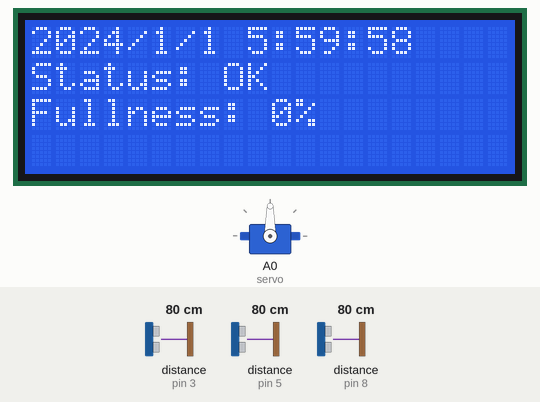
Recording of a sketch running on a simulated Arduino Uno, built with avr-gcc and run on an emulated ATmega328P. On the bench: 20×4 character LCD, servo. Wiring (inferred from the names in the program): 3 × ultrasonic range finder: trigger pin 2, echo pin 3 / trigger pin 4, echo pin 5 / trigger pin 9, echo pin 8. The test bench sets the inputs (shaded band); at power-on: distance to the obstacle (sensors on pin 8, pin 5, pin 3) 80 cm. The echo pulse lasts 58.3 µs per cm; the local clock reads 2024-03-15 10:24:30 at power-on unless the sketch sets it; what the sketch prints to the serial monitor is not drawn.

Above: at 4.2 s.
4.3 s: distance to the obstacle (sensor on pin 8) set to 9 cm
At 8.7 s:
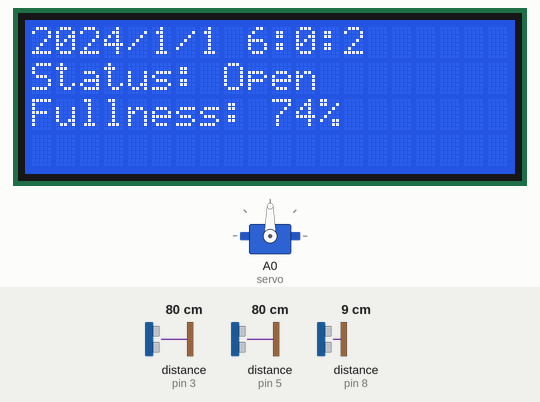
10.3 s: distance to the obstacle (sensor on pin 5) set to 120 cm
13.3 s: distance to the obstacle (sensor on pin 8) set to 2 cm
At 14.6 s:
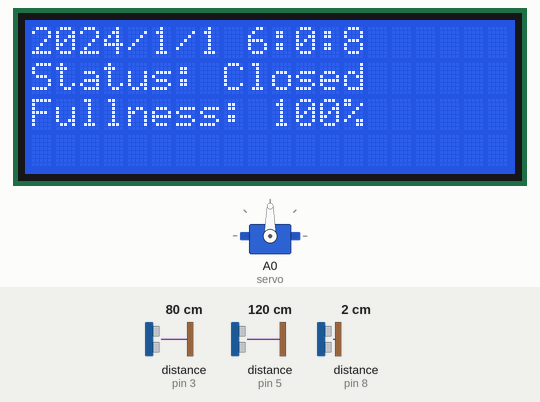
16.3 s: distance to the obstacle (sensor on pin 8) set to 18 cm
At 19.6 s:
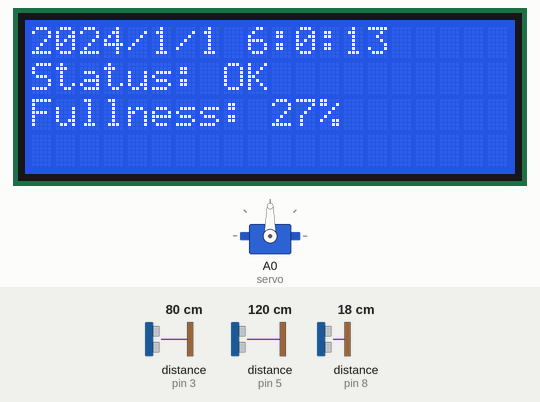
Timing chart, 0 to 21.1 s (numbered marks = the images above; inputs shaded):
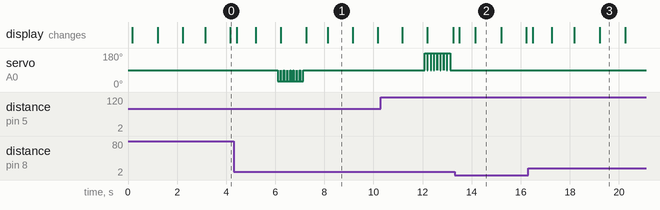

The sketch:

Final_Project_3.ino
```cpp
#include <Wire.h>
#include <RTClib.h>
#include <Servo.h>
#include <LiquidCrystal_I2C.h>

// Feeding time variables
const int morningFeedingHour = 6;
const int morningFeedingMinute = 0;
const int eveningFeedingHour = 18;
const int eveningFeedingMinute = 0;

// Servo timing variables
const int servoStart = 0; // Time in seconds after which servo starts moving
const int servoStop = 6;  // Time in seconds after which servo stops moving
const int servoDelay = 2; // Time in seconds which servo moves

// Ultrasonic sensor pins for three sensors
const int triggerPin1 = 2;
const int echoPin1 = 3;
const int triggerPin2 = 4; // New pins for the second sensor
const int echoPin2 = 5;
const int triggerPin3 = 9; // New pins for the third sensor
const int echoPin3 = 8;

// Constants for tank dimensions
const int tankDepth = 22; // Depth of the tank in centimeters
const int maxDistance = 200; // Maximum distance before displaying "OVERLOAD"

// Variables for calculating fullness percentage
long duration1, duration2, duration3;
float distance1, distance2, distance3, averageDistance;
int fullnessPercentage;

// Status message variable
String statusMessage;

// LCD configuration
const int lcdAddress = 0x27;  // Change this address to match your module
const int lcdColumns = 20;
const int lcdRows = 4;
// Initialize the LCD object
LiquidCrystal_I2C lcd(lcdAddress, lcdColumns, lcdRows);

RTC_DS3231 rtc;
Servo servo;

void setup() {
  Serial.begin(9600);
  Wire.begin();

  if (!rtc.begin()) {
    Serial.println("Couldn't find RTC");
    while (1);
  }

  lcd.init();  // Initialize the LCD
  lcd.backlight();  // Turn on the backlight

  servo.attach(A0);  // Attach the servo on analog pin A0
  servo.write(90); // Start with the servo at neutral position

  // Set the RTC to a specific date and time (only once, then comment it out)
  rtc.adjust(DateTime(2024, 1, 1, 5, 59, 54));

  // Set the trigger and echo pins as output and input respectively for all sensors
  pinMode(triggerPin1, OUTPUT);
  pinMode(echoPin1, INPUT);
  pinMode(triggerPin2, OUTPUT);
  pinMode(echoPin2, INPUT);
  pinMode(triggerPin3, OUTPUT);
  pinMode(echoPin3, INPUT);
}

void loop() {
  DateTime now = rtc.now();
  // Measure distance for each sensor
  distance1 = measureDistance(triggerPin1, echoPin1);
  distance2 = measureDistance(triggerPin2, echoPin2);
  distance3 = measureDistance(triggerPin3, echoPin3);

  // Calculate the average distance
  averageDistance = distance3;

  // Check if the average distance exceeds the maximum distance
  if (averageDistance > maxDistance) {
    // Display "OVERLOAD"
    statusMessage = "OVERLOAD";
  } else {
    // Calculate the percentage of fullness
    fullnessPercentage = map(averageDistance, 3, tankDepth, 100, 0);
    fullnessPercentage = constrain(fullnessPercentage, 0, 100);
    statusMessage = "OK";

  // Check if it's morning or evening feeding time and not already triggered
  if ((now.hour() == morningFeedingHour && now.minute() == morningFeedingMinute) ||
      (now.hour() == eveningFeedingHour && now.minute() == eveningFeedingMinute)) {
    handleFeeding(now);
  }

  // Check if it's morning feeding time and not already triggered
  if (now.hour() == morningFeedingHour && now.minute() == morningFeedingMinute) {
    handleFeeding(now);
  }

  // Check if it's evening feeding time and not already triggered
  if (now.hour() == eveningFeedingHour && now.minute() == eveningFeedingMinute) {
    handleFeeding(now);
  }


  // Print time to Serial Monitor
  Serial.print(now.year());
  Serial.print('/');
  Serial.print(now.month());
  Serial.print('/');
  Serial.print(now.day());
  Serial.print(" ");
  Serial.print(now.hour());
  Serial.print(':');
  Serial.print(now.minute());
  Serial.print(':');
  Serial.print(now.second());
  Serial.println();

  // Print the fullness percentage, average distance, and status to the serial monitor
  Serial.print("Fullness: ");
  Serial.print(fullnessPercentage);
  Serial.println("%");
  Serial.print("Average: ");
  Serial.print(averageDistance);
  Serial.print(" cm ");
  Serial.print("Distance1: ");
  Serial.print(distance1);
  Serial.print(" cm ");
  Serial.print("Distance2: ");
  Serial.print(distance2);
  Serial.print(" cm ");
  Serial.print("Distance3: ");
  Serial.print(distance3);
  Serial.println(" cm ");

  // Display time on LCD
  lcd.clear();
  lcd.setCursor(0, 0);
  lcd.print(now.year());
  lcd.print("/");
  lcd.print(now.month());
  lcd.print("/");
  lcd.print(now.day());
  lcd.print(" ");
  lcd.print(now.hour());
  lcd.print(":");
  lcd.print(now.minute());
  lcd.print(":");
  lcd.print(now.second());

  // Print status to Serial Monitor
  Serial.print("Status: ");
  Serial.println(statusMessage);

  // Display the status on the LCD
  lcd.setCursor(0, 1);
  lcd.print("Status: ");
  lcd.print(statusMessage);

  // Display the percentage and status on the LCD
  lcd.setCursor(0, 2);
  lcd.print("Fullness: ");
  lcd.print(fullnessPercentage);
  lcd.print("%");
  }

  servo.write(90);  // Stop servo movement

}

void handleFeeding(DateTime now) {
  if (now.second() == servoStart) {
    servo.write(30);  // Move servo a bit clockwise
    statusMessage = "Moving";
  } else if (now.second() == servoStart + servoDelay) {
    servo.write(90);  // Stop servo movement
    statusMessage = "Open";
  } else if (now.second() == servoStop) {
    servo.write(330);  // Move servo a bit counterclockwise
    statusMessage = "Moving";
  } else if (now.second() == servoStop + servoDelay) {
    servo.write(90);  // Stop servo movement
    statusMessage = "Closed";
  }
}

float measureDistance(int triggerPin, int echoPin) {
  // Clear the trigger pin
  digitalWrite(triggerPin, LOW);
  delayMicroseconds(2);

  // Activate the trigger pulse
  digitalWrite(triggerPin, HIGH);
  delayMicroseconds(10);
  digitalWrite(triggerPin, LOW);

  // Measure the duration of the echo pulse
  long duration = pulseIn(echoPin, HIGH);

  // Calculate the distance
  float distance = duration * 0.034 / 2.0;
  return distance;
}
```

Measured:
- what the display in image 1 shows lasts 1.1 s, from 8.1 s to 9.2 s
- what the display in image 2 shows lasts 1.1 s, from 14.1 s to 15.2 s
